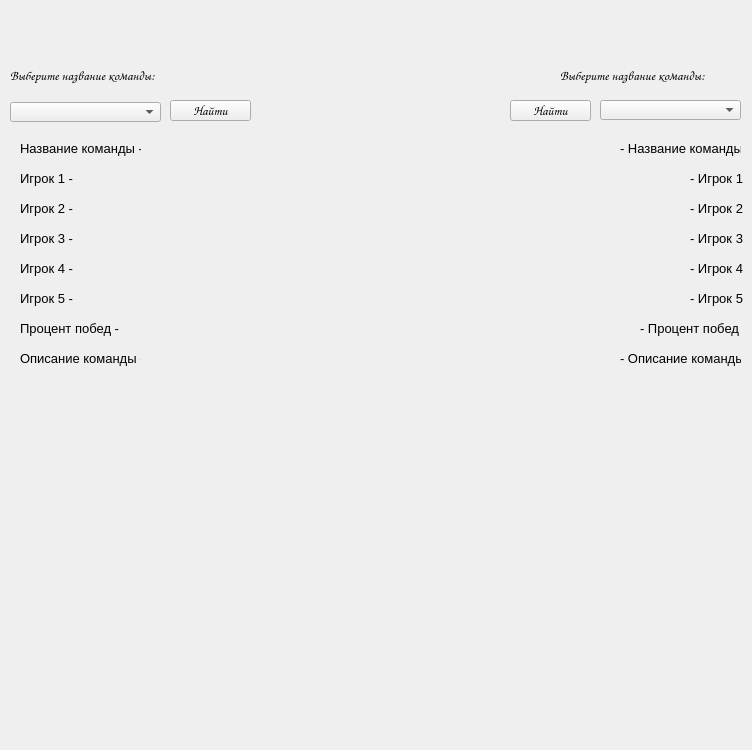
<?xml version="1.0" encoding="UTF-8"?>
<ui version="4.0">
 <class>Form</class>
 <widget class="QWidget" name="Form">
  <property name="geometry">
   <rect>
    <x>0</x>
    <y>0</y>
    <width>752</width>
    <height>750</height>
   </rect>
  </property>
  <property name="windowTitle">
   <string>Form</string>
  </property>
  <widget class="QPushButton" name="finding">
   <property name="geometry">
    <rect>
     <x>170</x>
     <y>100</y>
     <width>81</width>
     <height>21</height>
    </rect>
   </property>
   <property name="font">
    <font>
     <family>Comic Sans MS</family>
     <pointsize>10</pointsize>
    </font>
   </property>
   <property name="text">
    <string>Найти</string>
   </property>
  </widget>
  <widget class="QLabel" name="label">
   <property name="geometry">
    <rect>
     <x>10</x>
     <y>60</y>
     <width>181</width>
     <height>31</height>
    </rect>
   </property>
   <property name="font">
    <font>
     <family>Comic Sans MS</family>
     <pointsize>10</pointsize>
     <weight>50</weight>
     <italic>false</italic>
     <bold>false</bold>
     <underline>false</underline>
     <strikeout>false</strikeout>
     <kerning>true</kerning>
    </font>
   </property>
   <property name="text">
    <string>Выберите название команды:</string>
   </property>
  </widget>
  <widget class="QLabel" name="ErrorMessage">
   <property name="geometry">
    <rect>
     <x>10</x>
     <y>10</y>
     <width>301</width>
     <height>20</height>
    </rect>
   </property>
   <property name="font">
    <font>
     <family>Comic Sans MS</family>
    </font>
   </property>
   <property name="text">
    <string/>
   </property>
  </widget>
  <widget class="QLabel" name="label_2">
   <property name="geometry">
    <rect>
     <x>20</x>
     <y>140</y>
     <width>121</width>
     <height>16</height>
    </rect>
   </property>
   <property name="font">
    <font>
     <pointsize>10</pointsize>
    </font>
   </property>
   <property name="text">
    <string>Название команды -</string>
   </property>
  </widget>
  <widget class="QLabel" name="label_4">
   <property name="geometry">
    <rect>
     <x>20</x>
     <y>170</y>
     <width>61</width>
     <height>16</height>
    </rect>
   </property>
   <property name="font">
    <font>
     <pointsize>10</pointsize>
    </font>
   </property>
   <property name="text">
    <string>Игрок 1 -</string>
   </property>
  </widget>
  <widget class="QLabel" name="label_6">
   <property name="geometry">
    <rect>
     <x>20</x>
     <y>200</y>
     <width>61</width>
     <height>16</height>
    </rect>
   </property>
   <property name="font">
    <font>
     <pointsize>10</pointsize>
    </font>
   </property>
   <property name="text">
    <string>Игрок 2 -</string>
   </property>
  </widget>
  <widget class="QLabel" name="label_9">
   <property name="geometry">
    <rect>
     <x>20</x>
     <y>350</y>
     <width>121</width>
     <height>16</height>
    </rect>
   </property>
   <property name="font">
    <font>
     <pointsize>10</pointsize>
    </font>
   </property>
   <property name="text">
    <string>Описание команды -</string>
   </property>
  </widget>
  <widget class="QLabel" name="label_10">
   <property name="geometry">
    <rect>
     <x>20</x>
     <y>320</y>
     <width>101</width>
     <height>16</height>
    </rect>
   </property>
   <property name="font">
    <font>
     <pointsize>10</pointsize>
    </font>
   </property>
   <property name="text">
    <string>Процент побед -</string>
   </property>
  </widget>
  <widget class="QLabel" name="label_7">
   <property name="geometry">
    <rect>
     <x>20</x>
     <y>230</y>
     <width>61</width>
     <height>16</height>
    </rect>
   </property>
   <property name="font">
    <font>
     <pointsize>10</pointsize>
    </font>
   </property>
   <property name="text">
    <string>Игрок 3 -</string>
   </property>
  </widget>
  <widget class="QLabel" name="label_8">
   <property name="geometry">
    <rect>
     <x>20</x>
     <y>260</y>
     <width>61</width>
     <height>16</height>
    </rect>
   </property>
   <property name="font">
    <font>
     <pointsize>10</pointsize>
    </font>
   </property>
   <property name="text">
    <string>Игрок 4 -</string>
   </property>
  </widget>
  <widget class="QLabel" name="label_18">
   <property name="geometry">
    <rect>
     <x>20</x>
     <y>290</y>
     <width>61</width>
     <height>16</height>
    </rect>
   </property>
   <property name="font">
    <font>
     <pointsize>10</pointsize>
    </font>
   </property>
   <property name="text">
    <string>Игрок 5 -</string>
   </property>
  </widget>
  <widget class="QLabel" name="label_11">
   <property name="geometry">
    <rect>
     <x>640</x>
     <y>320</y>
     <width>101</width>
     <height>16</height>
    </rect>
   </property>
   <property name="font">
    <font>
     <pointsize>10</pointsize>
    </font>
   </property>
   <property name="text">
    <string>- Процент побед</string>
   </property>
  </widget>
  <widget class="QLabel" name="label_15">
   <property name="geometry">
    <rect>
     <x>620</x>
     <y>350</y>
     <width>121</width>
     <height>16</height>
    </rect>
   </property>
   <property name="font">
    <font>
     <pointsize>10</pointsize>
    </font>
   </property>
   <property name="text">
    <string>- Описание команды</string>
   </property>
  </widget>
  <widget class="QLabel" name="label_5">
   <property name="geometry">
    <rect>
     <x>690</x>
     <y>170</y>
     <width>61</width>
     <height>16</height>
    </rect>
   </property>
   <property name="font">
    <font>
     <pointsize>10</pointsize>
    </font>
   </property>
   <property name="text">
    <string>- Игрок 1</string>
   </property>
  </widget>
  <widget class="QLabel" name="label_3">
   <property name="geometry">
    <rect>
     <x>620</x>
     <y>140</y>
     <width>121</width>
     <height>16</height>
    </rect>
   </property>
   <property name="font">
    <font>
     <pointsize>10</pointsize>
    </font>
   </property>
   <property name="text">
    <string>- Название команды</string>
   </property>
  </widget>
  <widget class="QLabel" name="label_12">
   <property name="geometry">
    <rect>
     <x>690</x>
     <y>200</y>
     <width>61</width>
     <height>16</height>
    </rect>
   </property>
   <property name="font">
    <font>
     <pointsize>10</pointsize>
    </font>
   </property>
   <property name="text">
    <string>- Игрок 2</string>
   </property>
  </widget>
  <widget class="QLabel" name="label_13">
   <property name="geometry">
    <rect>
     <x>690</x>
     <y>230</y>
     <width>61</width>
     <height>16</height>
    </rect>
   </property>
   <property name="font">
    <font>
     <pointsize>10</pointsize>
    </font>
   </property>
   <property name="text">
    <string>- Игрок 3</string>
   </property>
  </widget>
  <widget class="QLabel" name="label_14">
   <property name="geometry">
    <rect>
     <x>690</x>
     <y>260</y>
     <width>61</width>
     <height>16</height>
    </rect>
   </property>
   <property name="font">
    <font>
     <pointsize>10</pointsize>
    </font>
   </property>
   <property name="text">
    <string>- Игрок 4</string>
   </property>
  </widget>
  <widget class="QLabel" name="label_16">
   <property name="geometry">
    <rect>
     <x>690</x>
     <y>290</y>
     <width>61</width>
     <height>16</height>
    </rect>
   </property>
   <property name="font">
    <font>
     <pointsize>10</pointsize>
    </font>
   </property>
   <property name="text">
    <string>- Игрок 5</string>
   </property>
  </widget>
  <widget class="QLabel" name="label_17">
   <property name="geometry">
    <rect>
     <x>560</x>
     <y>60</y>
     <width>181</width>
     <height>31</height>
    </rect>
   </property>
   <property name="font">
    <font>
     <family>Comic Sans MS</family>
     <pointsize>10</pointsize>
     <weight>50</weight>
     <italic>false</italic>
     <bold>false</bold>
     <underline>false</underline>
     <strikeout>false</strikeout>
     <kerning>true</kerning>
    </font>
   </property>
   <property name="text">
    <string>Выберите название команды:</string>
   </property>
  </widget>
  <widget class="QPushButton" name="finding_2">
   <property name="geometry">
    <rect>
     <x>510</x>
     <y>100</y>
     <width>81</width>
     <height>21</height>
    </rect>
   </property>
   <property name="font">
    <font>
     <family>Comic Sans MS</family>
     <pointsize>10</pointsize>
    </font>
   </property>
   <property name="text">
    <string>Найти</string>
   </property>
  </widget>
  <widget class="QLabel" name="label_19">
   <property name="geometry">
    <rect>
     <x>150</x>
     <y>140</y>
     <width>151</width>
     <height>16</height>
    </rect>
   </property>
   <property name="font">
    <font>
     <pointsize>10</pointsize>
    </font>
   </property>
   <property name="text">
    <string/>
   </property>
  </widget>
  <widget class="QLabel" name="label_20">
   <property name="geometry">
    <rect>
     <x>460</x>
     <y>140</y>
     <width>151</width>
     <height>16</height>
    </rect>
   </property>
   <property name="font">
    <font>
     <pointsize>10</pointsize>
    </font>
   </property>
   <property name="text">
    <string/>
   </property>
   <property name="alignment">
    <set>Qt::AlignRight|Qt::AlignTrailing|Qt::AlignVCenter</set>
   </property>
  </widget>
  <widget class="QLabel" name="label_21">
   <property name="geometry">
    <rect>
     <x>530</x>
     <y>170</y>
     <width>151</width>
     <height>16</height>
    </rect>
   </property>
   <property name="font">
    <font>
     <pointsize>10</pointsize>
    </font>
   </property>
   <property name="text">
    <string/>
   </property>
   <property name="alignment">
    <set>Qt::AlignRight|Qt::AlignTrailing|Qt::AlignVCenter</set>
   </property>
  </widget>
  <widget class="QLabel" name="label_22">
   <property name="geometry">
    <rect>
     <x>530</x>
     <y>200</y>
     <width>151</width>
     <height>16</height>
    </rect>
   </property>
   <property name="font">
    <font>
     <pointsize>10</pointsize>
    </font>
   </property>
   <property name="text">
    <string/>
   </property>
   <property name="alignment">
    <set>Qt::AlignRight|Qt::AlignTrailing|Qt::AlignVCenter</set>
   </property>
  </widget>
  <widget class="QLabel" name="label_23">
   <property name="geometry">
    <rect>
     <x>530</x>
     <y>230</y>
     <width>151</width>
     <height>16</height>
    </rect>
   </property>
   <property name="font">
    <font>
     <pointsize>10</pointsize>
    </font>
   </property>
   <property name="text">
    <string/>
   </property>
   <property name="alignment">
    <set>Qt::AlignRight|Qt::AlignTrailing|Qt::AlignVCenter</set>
   </property>
  </widget>
  <widget class="QLabel" name="label_24">
   <property name="geometry">
    <rect>
     <x>530</x>
     <y>260</y>
     <width>151</width>
     <height>16</height>
    </rect>
   </property>
   <property name="font">
    <font>
     <pointsize>10</pointsize>
    </font>
   </property>
   <property name="text">
    <string/>
   </property>
   <property name="alignment">
    <set>Qt::AlignRight|Qt::AlignTrailing|Qt::AlignVCenter</set>
   </property>
  </widget>
  <widget class="QLabel" name="label_25">
   <property name="geometry">
    <rect>
     <x>520</x>
     <y>290</y>
     <width>151</width>
     <height>16</height>
    </rect>
   </property>
   <property name="font">
    <font>
     <pointsize>10</pointsize>
    </font>
   </property>
   <property name="text">
    <string/>
   </property>
   <property name="alignment">
    <set>Qt::AlignRight|Qt::AlignTrailing|Qt::AlignVCenter</set>
   </property>
  </widget>
  <widget class="QLabel" name="label_26">
   <property name="geometry">
    <rect>
     <x>480</x>
     <y>320</y>
     <width>151</width>
     <height>16</height>
    </rect>
   </property>
   <property name="font">
    <font>
     <pointsize>10</pointsize>
    </font>
   </property>
   <property name="text">
    <string/>
   </property>
   <property name="alignment">
    <set>Qt::AlignRight|Qt::AlignTrailing|Qt::AlignVCenter</set>
   </property>
  </widget>
  <widget class="QLabel" name="label_28">
   <property name="geometry">
    <rect>
     <x>80</x>
     <y>170</y>
     <width>151</width>
     <height>16</height>
    </rect>
   </property>
   <property name="font">
    <font>
     <pointsize>10</pointsize>
    </font>
   </property>
   <property name="text">
    <string/>
   </property>
   <property name="alignment">
    <set>Qt::AlignLeading|Qt::AlignLeft|Qt::AlignVCenter</set>
   </property>
  </widget>
  <widget class="QLabel" name="label_29">
   <property name="geometry">
    <rect>
     <x>80</x>
     <y>200</y>
     <width>151</width>
     <height>16</height>
    </rect>
   </property>
   <property name="font">
    <font>
     <pointsize>10</pointsize>
    </font>
   </property>
   <property name="text">
    <string/>
   </property>
   <property name="alignment">
    <set>Qt::AlignLeading|Qt::AlignLeft|Qt::AlignVCenter</set>
   </property>
  </widget>
  <widget class="QLabel" name="label_30">
   <property name="geometry">
    <rect>
     <x>80</x>
     <y>230</y>
     <width>151</width>
     <height>16</height>
    </rect>
   </property>
   <property name="font">
    <font>
     <pointsize>10</pointsize>
    </font>
   </property>
   <property name="text">
    <string/>
   </property>
   <property name="alignment">
    <set>Qt::AlignLeading|Qt::AlignLeft|Qt::AlignVCenter</set>
   </property>
  </widget>
  <widget class="QLabel" name="label_31">
   <property name="geometry">
    <rect>
     <x>80</x>
     <y>260</y>
     <width>151</width>
     <height>16</height>
    </rect>
   </property>
   <property name="font">
    <font>
     <pointsize>10</pointsize>
    </font>
   </property>
   <property name="text">
    <string/>
   </property>
   <property name="alignment">
    <set>Qt::AlignLeading|Qt::AlignLeft|Qt::AlignVCenter</set>
   </property>
  </widget>
  <widget class="QLabel" name="label_32">
   <property name="geometry">
    <rect>
     <x>80</x>
     <y>290</y>
     <width>151</width>
     <height>16</height>
    </rect>
   </property>
   <property name="font">
    <font>
     <pointsize>10</pointsize>
    </font>
   </property>
   <property name="text">
    <string/>
   </property>
   <property name="alignment">
    <set>Qt::AlignLeading|Qt::AlignLeft|Qt::AlignVCenter</set>
   </property>
  </widget>
  <widget class="QLabel" name="label_33">
   <property name="geometry">
    <rect>
     <x>130</x>
     <y>320</y>
     <width>151</width>
     <height>16</height>
    </rect>
   </property>
   <property name="font">
    <font>
     <pointsize>10</pointsize>
    </font>
   </property>
   <property name="text">
    <string/>
   </property>
   <property name="alignment">
    <set>Qt::AlignLeading|Qt::AlignLeft|Qt::AlignVCenter</set>
   </property>
  </widget>
  <widget class="QLabel" name="label_34">
   <property name="geometry">
    <rect>
     <x>20</x>
     <y>370</y>
     <width>371</width>
     <height>361</height>
    </rect>
   </property>
   <property name="font">
    <font>
     <pointsize>10</pointsize>
    </font>
   </property>
   <property name="tabletTracking">
    <bool>true</bool>
   </property>
   <property name="text">
    <string/>
   </property>
   <property name="textFormat">
    <enum>Qt::AutoText</enum>
   </property>
   <property name="scaledContents">
    <bool>false</bool>
   </property>
   <property name="alignment">
    <set>Qt::AlignLeading|Qt::AlignLeft|Qt::AlignVCenter</set>
   </property>
   <property name="wordWrap">
    <bool>true</bool>
   </property>
  </widget>
  <widget class="QLabel" name="label_35">
   <property name="geometry">
    <rect>
     <x>400</x>
     <y>380</y>
     <width>331</width>
     <height>351</height>
    </rect>
   </property>
   <property name="font">
    <font>
     <pointsize>10</pointsize>
    </font>
   </property>
   <property name="text">
    <string/>
   </property>
   <property name="alignment">
    <set>Qt::AlignRight|Qt::AlignTrailing|Qt::AlignVCenter</set>
   </property>
   <property name="wordWrap">
    <bool>true</bool>
   </property>
  </widget>
  <widget class="QComboBox" name="Combo1">
   <property name="geometry">
    <rect>
     <x>10</x>
     <y>102</y>
     <width>151</width>
     <height>20</height>
    </rect>
   </property>
  </widget>
  <widget class="QComboBox" name="Combo2">
   <property name="geometry">
    <rect>
     <x>600</x>
     <y>100</y>
     <width>141</width>
     <height>20</height>
    </rect>
   </property>
  </widget>
 </widget>
 <resources/>
 <connections/>
</ui>
